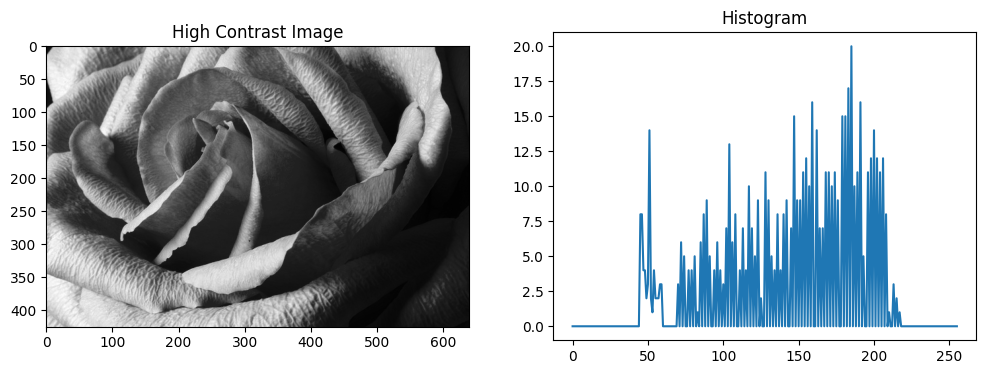
#> input picture prac3/high_contrast.png, 986 x 374 px, given in place of high_contrast.jpg, which was not available
$ jupyter execute --allow-errors prac4.ipynb
#> lines starting #> are read from the running program, lines starting #| are printed output that depends on the picture; pictures that were not available may be replaced by others from this repository, and a replacement may not be noted
[cell 1]
import cv2
import numpy as np
from matplotlib import pyplot as plt
image_path = r"../dip_Images/"

[cell 2]
dark = cv2.imread(image_path+"Fig0334(a)(hubble-original).tif",0)
#> (the rest of this cell did not finish here and is left out)

[cell 3]
light = cv2.imread(image_path+"Fig0309(a)(washed_out_aerial_image).tif",0)
#> (the rest of this cell did not finish here and is left out)

[cell 4]
high_contrast = cv2.imread(image_path+"high_contrast.jpg",0)
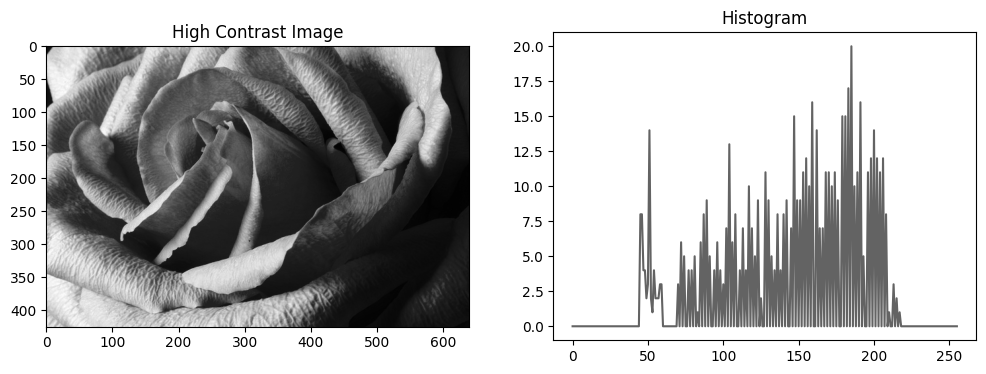
#> high_contrast: shape (374, 986); min 0, max 255, mean 188.4
high_contrast_hist = cv2.calcHist(high_contrast,channels=[0],mask=None,histSize=[256],ranges = [0,256])
#> high_contrast_hist = 256 values from 0 to 986
fig, (ax1, ax2) = plt.subplots(1, 2, figsize=(12, 4))

ax1.imshow(high_contrast, cmap='gray')
ax1.set_title('High Contrast Image')

ax2.plot(high_contrast_hist)
ax2.set_title('Histogram')
plt.show()
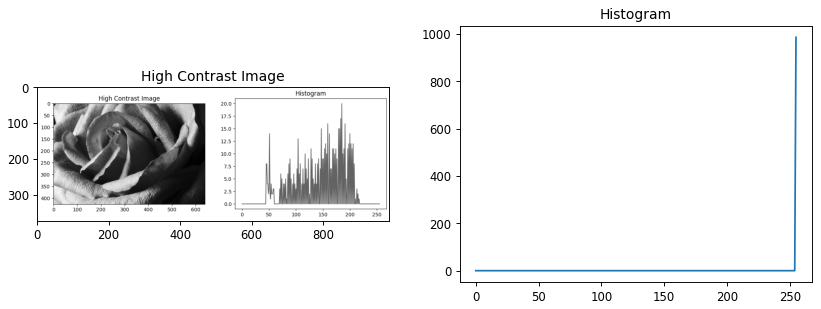
#> figure drawn by matplotlib, 2 panels; panel 2: curve peaks at x = 255, y = 986

[cell 5]
def hist_equalise(image):
    pdf = cv2.calcHist(image,channels=[0],mask=None,histSize=[256],ranges = [0,256])
    pdf /= pdf.sum()
    cdf = np.cumsum(pdf)
    new_vals = cdf*255
    new_vals = new_vals.astype(np.uint8)
    val_dict = dict()

    for i in range(256):
        val_dict[np.uint8(i)]=new_vals[i]
    dims = image.shape
    new_img = image.copy()
    for i in range(dims[0]):
        for j in range(dims[1]):
            new_img[i][j] = val_dict[image[i][j]]
    return new_img

[cell 6]
low_contrast = cv2.imread("low-contrast-ex05.jpg",0)
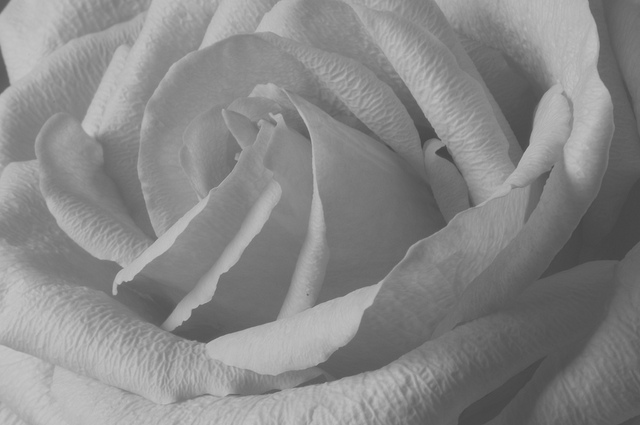
#> input picture prac4/low-contrast-ex05.jpg, 640 x 425 px
#> low_contrast is the input picture: shape (425, 640); min 67, max 198, mean 135.9
old_hist = cv2.calcHist(low_contrast,channels=[0],mask=None,histSize=[256],ranges = [0,256])
#> old_hist = 256 values, max 20 at index 179, min 0 at index 0, mean 2.5
fig, (ax1, ax2) = plt.subplots(1, 2, figsize=(12, 4))

ax1.imshow(low_contrast, cmap='gray')
ax1.set_title('Low Contrast Image')

ax2.plot(old_hist)
ax2.set_title('Histogram')
plt.show()
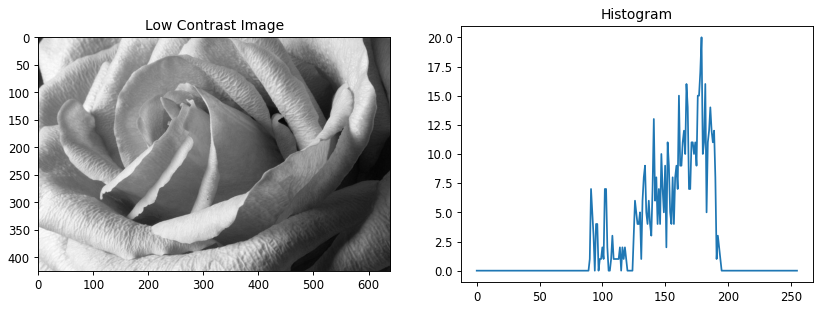
#> figure drawn by matplotlib, 2 panels; panel 2: curve peaks at x = 179, y = 20

[cell 7]
image = low_contrast
new_img = hist_equalise(image)
#> in hist_equalise, `pdf = cv2.calcHist(image,channels=[0],mask=None,histSize=[256],ranges ..`: pdf has the same summary as old_hist outside hist_equalise
#> in hist_equalise, `pdf /= pdf.sum()`: pdf = 256 values, max 0.0312 at index 179, min 0 at index 0, mean 0.00391
#> in hist_equalise, `cdf = np.cumsum(pdf)`: cdf = 256 values from 0 to 1
#> in hist_equalise, `new_vals = cdf*255`: new_vals = 256 values from 0 to 255
#> in hist_equalise, `new_vals = new_vals.astype(np.uint8)`: new_vals = 256 values from 0 to 254
#> after the loop in hist_equalise, `for i in range(256):`: val_dict = 256 items
#> after the loop in hist_equalise, `for i in range(dims[0]):`:
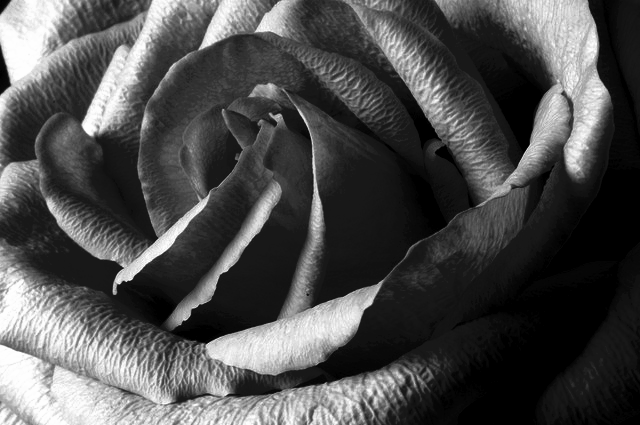
#> new_img: shape (425, 640); min 0, max 254, mean 76.9
new_hist = cv2.calcHist(new_img,channels=[0],mask=None,histSize=[256],ranges = [0,256])
#> new_hist = 256 values, max 20 at index 203, min 0 at index 1, mean 2.5
fig, (ax1, ax2) = plt.subplots(1, 2, figsize=(12, 4))

ax1.imshow(new_img, cmap='gray')
ax1.set_title('Equalised image')

ax2.plot(new_hist)
ax2.set_title('Histogram')
plt.show()
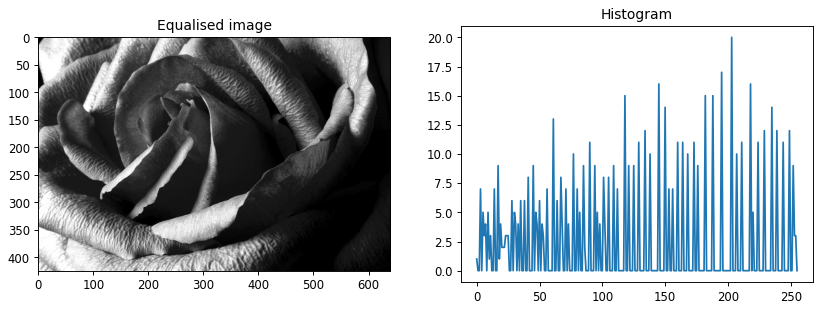
#> figure drawn by matplotlib, 2 panels; panel 2: curve peaks at x = 203, y = 20
